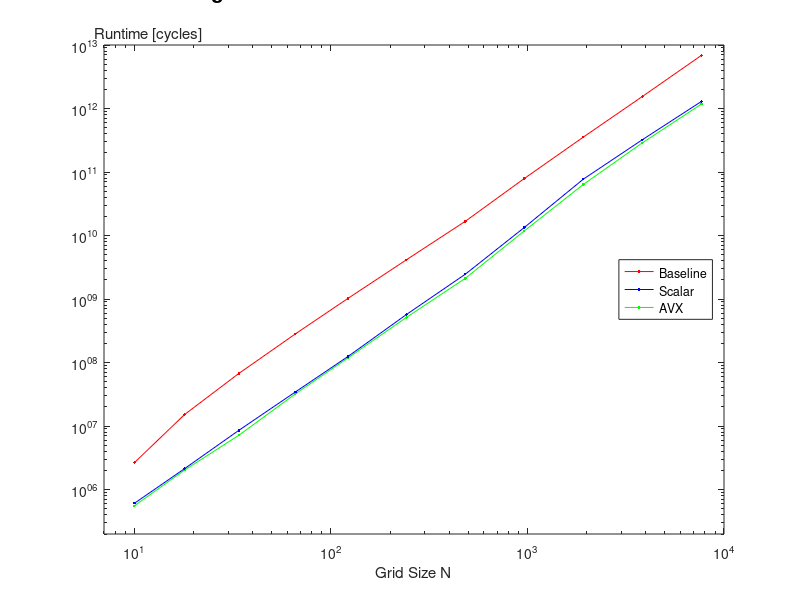

Reproduce this figure in MATLAB.
clear;
top = 10^13;
bottom = 2*10^5;
right = 10^4;
left = 7*10^0;

N = [10 18 34 66 122 242 482 962 1922 3842 7682];

cycles_AVX    = [556954 2030545 7175058 32227887 118033356 ...
                 514134617 2113379757 11778571009 63603267703 ...
                 288138307328 1177871815120];
cycles_scalar = [609455 2140148 8580912 34565558 124533788 ...
                 570110102 2455958232 13341730856 77109120432 ...
                 322608921400 1295200222422];
cycles_serial = [2660340 15212056 67465372 283717286 1023417704 ...
                 4149885946 16714511968 78836296474 354014868042 ...
                 1545784109690 6881886399924];

h1 = loglog(N,cycles_AVX,'-g.');
             
hold on;

h2 = loglog(N,cycles_scalar,'-b.');
h3 = loglog(N,cycles_serial,'-r.');

xlim([left right]);
ylim([bottom top]);

% line([1 12],[1 1],'Color',[0.0 0.0 0.0]);
% line([12 12],[1 0],'Color',[0.0 0.0 0.0]);

hold off;

legh = legend([h3 h2 h1],'Baseline','Scalar','AVX','Location','East');
% vertOffset = (top - bottom)*0.02;
% set(legh,'Position',get(legh,'Position') + [0 vertOffset 0 0]);

xlabel('Grid Size N');
ylabel('Runtime [cycles]');
set(get(gca,'YLabel'),'Rotation',0);
ylabh = get(gca,'YLabel');
vertOffset = (top - bottom)*1.1;
horzOffset = (right - left)*0.00075;
set(ylabh,'Position',get(ylabh,'Position') + [horzOffset vertOffset 0]);

set(gca,'Position',get(gca,'Position') - [0 0 0 0.1]);
h = title('ADI on Single Core','FontSize', 15);
vertOffset = (top - bottom)*3.0;
horzOffset = (right - left)*-0.0243;
set(h,'Position',get(h,'Position') + [horzOffset vertOffset 0]);

set(gcf,'color','w');